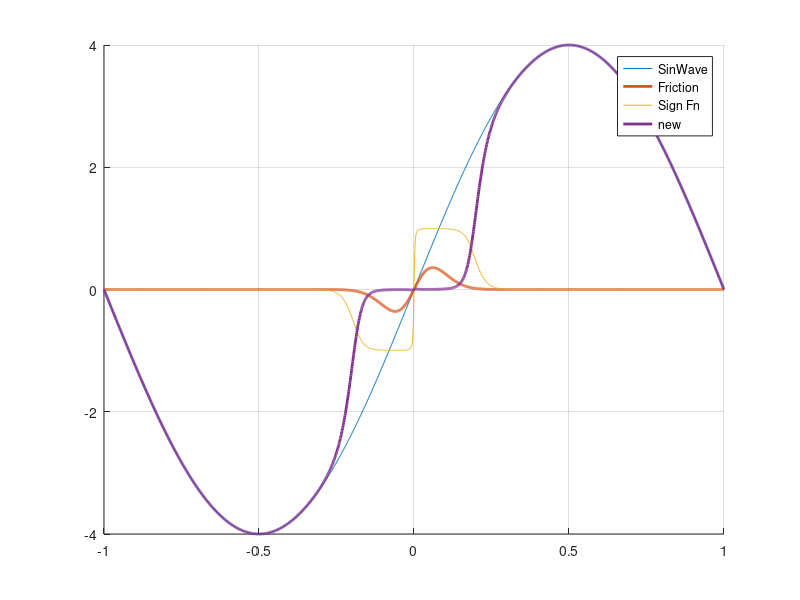

The MATLAB source for this figure: (Note: this script raises an error after producing the figure.)

% cutoff at 1 amp going "forward" and 0.8 going "backward"
v = linspace(-1,1,2000);
vc = 0.1; % half of the input for cutoff
a1 = 1.0;
b1 = 0.0; % settling value of friction
a2 = 0.01;
a3 = 0.001;

alpha0 = 0.00001;
alpha1 = 0.1;
alpha2 = 1;
% 
% vc = 0.001;
% a1 = 0.01;
% b1 = 0.001;
% a2 = 0.0001;
% R1 + R2.*exp(-R3.*abs(Ia)) + R4.*exp(-R5.*abs(Ia).^2);


sinwave = 4*sin(2*pi*0.5*v);
signv = v./sqrt(a2+v.^2);

Fs = exp(-((v./vc).^2));
Fc = (b1.*v)./(sqrt(a1 + v.^2));

Ft = Fs + Fc;

Tf = alpha0.*signv + alpha1.*exp(-alpha2.*signv.*v).*signv;
Fn = Fs.*signv + Fc;
signFn = Fn./sqrt(a3+Fn.^2);
new = sinwave - sqrt(signFn.^2).*sinwave;

figure(2); clf; hold on;
% plot(v,Fs,'DisplayName','Stribeck'); hold on;
% plot(v,Fc,'DisplayName','Coulomb');
% plot(v,Ft,'DisplayName','Total','LineWidth',2);
% plot(v,-Ft,'DisplayName','-ve Total','LineWidth',2);

% subplot(2,1,2);

plot(v,sinwave,'DisplayName','SinWave'); hold on;
plot(v,Fn,'DisplayName','Friction','linewidth',2);
% plot(v,sinwave-Fn,'linewidth',2,'DisplayName','Sinwave - friction');
% plot(v,signv,'DisplayName','Sign V');
plot(v,signFn,'DisplayName','Sign Fn');
plot(v,new,'DisplayName','new','linewidth',2);
% plot(v,Tf,'DisplayName','NewModel');
% plot(v,sinwave-Tf,'DisplayName','Sinwave - new friction');
grid on;
legend;




%%
% Load data
type = "sinWave";
filename = sprintf("%s_data.mat",type);
data = importdata(filename);

time    = data(:,1);
enc     = data(:,2);
pos     = data(:,3);
vel     = data(:,4);
V       = data(:,5);
current = data(:,6);

k = find(V<0);
current(k) = current(k)*-1;
Ia = current;
w = vel;
% Friction function coefficients
Va_cutoff = 1; % half the cutoff input
a1 = 1.0;
b1 = 0.0; % settling value of friction
a2 = 0.01;
a3 = 0.0001;

% Friction functions
Fs = exp(-((V./Va_cutoff).^2));
% Fc = (b1.*V)./(sqrt(a1 + V.^2));

signV = V./sqrt(a2+V.^2);
% Fn = Fs.*signV + Fc;
Fn = Fs.*signV;

signFn = Fn./sqrt(a2+Fn.^2);

% Model
signW = w./sqrt(a2+w.^2);
% corrected = w - (sqrt(signFn.^2).*-(w.*signW);
% corrected = w - signFn.*w;
this = 1.*signFn.*(1-sqrt(signW.^2));

signMe = this./sqrt(a2 + this.^2);

figure(4); clf; hold on;
% plot(time,current,'DisplayName','Current'); hold on;
% plot(time,V,'DisplayName','Voltage');
plot(time,this,'DisplayName','this');
plot(time,signFn,'DisplayName','sign(V<2)');
plot(time,signMe,'DisplayName','look at me','linewidth',2);
% plot(time,corrected,'DisplayName','velocity with deadzone');
% plot(time,w,'DisplayName','Actual Velocity');
% plot(time,Fn,'DisplayName','Fn');
legend;

%%
Ia = linspace(-2,2,2000);
Ia_cut = 0.5;
a1 = 0.5; % magnitude of breakaway peak
a2 = 0.1; % roughly ss value
a3 = 0.1; % slope after peak
B1 = 100; % also not sure
B2 = 10; % not sure. 
B3 = 100; % sharpness of peak
signX = Ia./sqrt(0.1 + Ia.^2);
heavi_plus = 1./(1 + exp(-2.*25.*Ia));
heavi_mins = 1./(1+ exp(-2.*10.*-Ia));
Tf = a1.*(tanh(B1.*Ia) - tanh(B2.*Ia)) + a2.*tanh(B3.*Ia) + a3.*Ia;

tauF    =@(w_m) (a1.*(tanh(B1.*w_m) - tanh(B2.*w_m)) + a2.*tanh(B3.*w_m) + a3.*w_m).*heavi_p(w_m)...
                    + (a4.*(tanh(B4.*w_m) - tanh(B5.*w_m)) + a5.*tanh(B6.*w_m) + a6.*w_m).*heavi_m(w_m);


Fs = exp(-((Ia./Ia_cut).^2));

figure(9); clf; grid on; hold on;
plot(Ia,Tf);
plot(Ia,heavi_plus);
plot(Ia,heavi_mins);


%%
frictParams = getFrictionParams();
a1 = frictParams.a1;
a2 = frictParams.a2;
a3 = frictParams.a3;
B1 = frictParams.B2;
B2 = frictParams.B2;
B3 = frictParams.B3;
a4 = frictParams.a4;
a5 = frictParams.a5;
a6 = frictParams.a6;
B4 = frictParams.B4;
B5 = frictParams.B5;
B6 = frictParams.B6;

w_m = linspace(-0.1, 0.1, 20000);

heavi_p =@(x) 1./(1 + exp(-2.*10000.*x));
heavi_m =@(x) 1./(1 + exp(-2.*100.*-x));
tauF    =@(w_m) (a1.*(tanh(B1.*w_m) - tanh(B2.*w_m)) + a2.*tanh(B3.*w_m) + a3.*w_m).*sign(w_m)...
                    + (a4.*(tanh(B4.*w_m) - tanh(B5.*w_m)) + a5.*tanh(B6.*w_m) + a6.*w_m).*-sign(w_m);
figure(10)
Ff = tauF(w_m);
plot(w_m,heavi_p(w_m))

tauF(0.00001)
